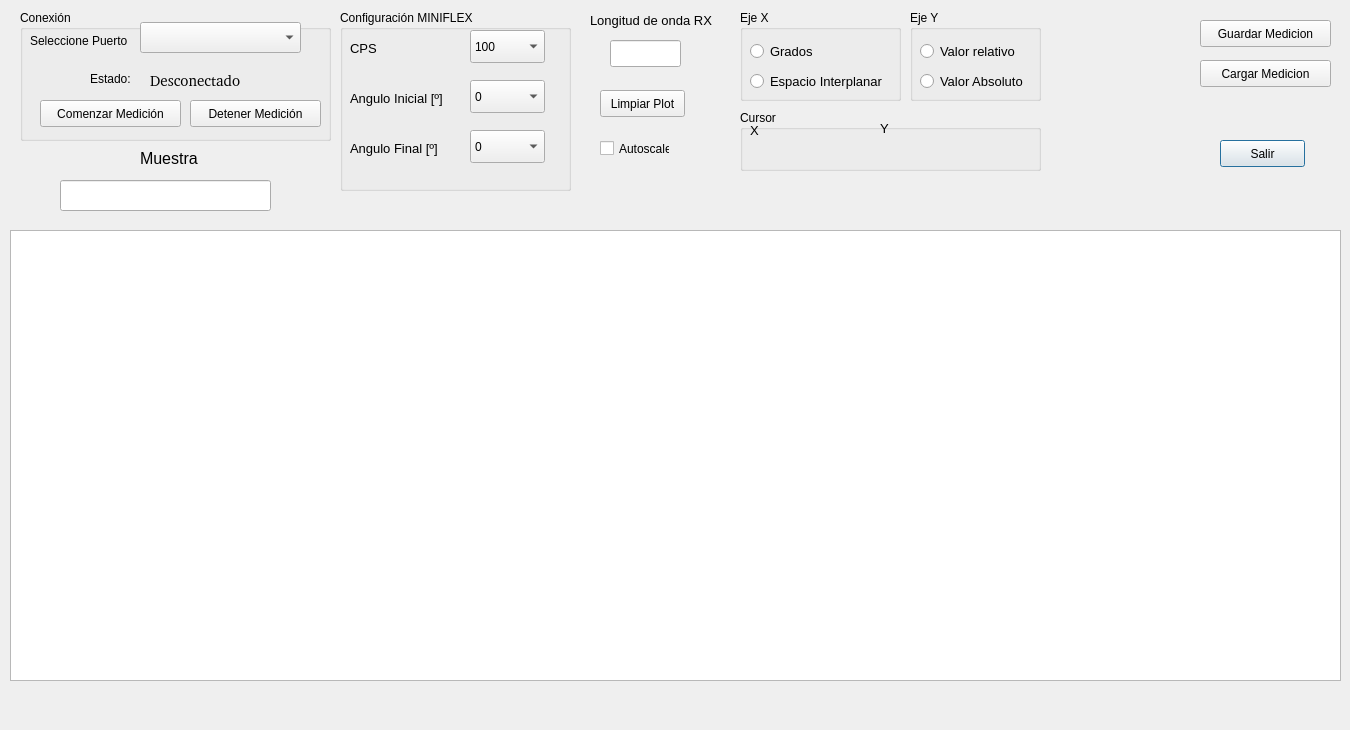
<?xml version="1.0" encoding="UTF-8"?>
<ui version="4.0">
 <class>dialog</class>
 <widget class="QDialog" name="dialog">
  <property name="geometry">
   <rect>
    <x>0</x>
    <y>0</y>
    <width>1350</width>
    <height>730</height>
   </rect>
  </property>
  <property name="sizePolicy">
   <sizepolicy hsizetype="Preferred" vsizetype="Preferred">
    <horstretch>0</horstretch>
    <verstretch>0</verstretch>
   </sizepolicy>
  </property>
  <property name="windowTitle">
   <string>Monitor - Plotter</string>
  </property>
  <widget class="QPushButton" name="btn_Salir">
   <property name="geometry">
    <rect>
     <x>1220</x>
     <y>140</y>
     <width>85</width>
     <height>27</height>
    </rect>
   </property>
   <property name="text">
    <string>Salir</string>
   </property>
  </widget>
  <widget class="QPushButton" name="btn_LimpiarPlot">
   <property name="geometry">
    <rect>
     <x>600</x>
     <y>90</y>
     <width>85</width>
     <height>27</height>
    </rect>
   </property>
   <property name="text">
    <string>Limpiar Plot</string>
   </property>
  </widget>
  <widget class="QPushButton" name="btn_CargarMedicion">
   <property name="geometry">
    <rect>
     <x>1200</x>
     <y>60</y>
     <width>131</width>
     <height>27</height>
    </rect>
   </property>
   <property name="text">
    <string>Cargar Medicion</string>
   </property>
  </widget>
  <widget class="QPushButton" name="btn_GuardarMedicion">
   <property name="geometry">
    <rect>
     <x>1200</x>
     <y>20</y>
     <width>131</width>
     <height>27</height>
    </rect>
   </property>
   <property name="text">
    <string>Guardar Medicion</string>
   </property>
  </widget>
  <widget class="QLineEdit" name="lnedit_lambda">
   <property name="geometry">
    <rect>
     <x>610</x>
     <y>40</y>
     <width>71</width>
     <height>27</height>
    </rect>
   </property>
   <property name="font">
    <font>
     <pointsize>10</pointsize>
    </font>
   </property>
  </widget>
  <widget class="QLabel" name="label_4">
   <property name="geometry">
    <rect>
     <x>590</x>
     <y>10</y>
     <width>131</width>
     <height>20</height>
    </rect>
   </property>
   <property name="font">
    <font>
     <pointsize>10</pointsize>
    </font>
   </property>
   <property name="text">
    <string>Longitud de onda RX</string>
   </property>
  </widget>
  <widget class="QGroupBox" name="groupBox">
   <property name="geometry">
    <rect>
     <x>740</x>
     <y>10</y>
     <width>161</width>
     <height>91</height>
    </rect>
   </property>
   <property name="title">
    <string>Eje X</string>
   </property>
   <widget class="QRadioButton" name="rbtn_Grados">
    <property name="geometry">
     <rect>
      <x>10</x>
      <y>30</y>
      <width>102</width>
      <height>22</height>
     </rect>
    </property>
    <property name="font">
     <font>
      <pointsize>10</pointsize>
     </font>
    </property>
    <property name="text">
     <string>Grados</string>
    </property>
   </widget>
   <widget class="QRadioButton" name="rbtn_Espacio">
    <property name="geometry">
     <rect>
      <x>10</x>
      <y>60</y>
      <width>161</width>
      <height>22</height>
     </rect>
    </property>
    <property name="font">
     <font>
      <pointsize>10</pointsize>
     </font>
    </property>
    <property name="text">
     <string>Espacio Interplanar</string>
    </property>
   </widget>
  </widget>
  <widget class="QGroupBox" name="groupBox_2">
   <property name="geometry">
    <rect>
     <x>910</x>
     <y>10</y>
     <width>131</width>
     <height>91</height>
    </rect>
   </property>
   <property name="title">
    <string>Eje Y</string>
   </property>
   <widget class="QRadioButton" name="rbtn_Relativo">
    <property name="geometry">
     <rect>
      <x>10</x>
      <y>30</y>
      <width>111</width>
      <height>22</height>
     </rect>
    </property>
    <property name="font">
     <font>
      <pointsize>10</pointsize>
     </font>
    </property>
    <property name="text">
     <string>Valor relativo</string>
    </property>
   </widget>
   <widget class="QRadioButton" name="rbtn_Absoluto">
    <property name="geometry">
     <rect>
      <x>10</x>
      <y>60</y>
      <width>121</width>
      <height>22</height>
     </rect>
    </property>
    <property name="font">
     <font>
      <pointsize>10</pointsize>
     </font>
    </property>
    <property name="text">
     <string>Valor Absoluto</string>
    </property>
   </widget>
  </widget>
  <widget class="QWidget" name="verticalLayoutWidget">
   <property name="geometry">
    <rect>
     <x>10</x>
     <y>230</y>
     <width>1331</width>
     <height>451</height>
    </rect>
   </property>
   <layout class="QVBoxLayout" name="verticalLayout">
    <property name="sizeConstraint">
     <enum>QLayout::SetNoConstraint</enum>
    </property>
    <item>
     <widget class="PlotWidget" name="VentanaPlot">
      <property name="sizePolicy">
       <sizepolicy hsizetype="Expanding" vsizetype="Expanding">
        <horstretch>0</horstretch>
        <verstretch>0</verstretch>
       </sizepolicy>
      </property>
     </widget>
    </item>
   </layout>
  </widget>
  <widget class="QGroupBox" name="groupBox_3">
   <property name="geometry">
    <rect>
     <x>740</x>
     <y>110</y>
     <width>301</width>
     <height>61</height>
    </rect>
   </property>
   <property name="title">
    <string>Cursor</string>
   </property>
   <widget class="QLabel" name="label_5">
    <property name="geometry">
     <rect>
      <x>10</x>
      <y>10</y>
      <width>16</width>
      <height>21</height>
     </rect>
    </property>
    <property name="font">
     <font>
      <pointsize>10</pointsize>
     </font>
    </property>
    <property name="text">
     <string>X</string>
    </property>
   </widget>
   <widget class="QLabel" name="lbl_valX">
    <property name="geometry">
     <rect>
      <x>20</x>
      <y>30</y>
      <width>111</width>
      <height>16</height>
     </rect>
    </property>
    <property name="font">
     <font>
      <pointsize>11</pointsize>
     </font>
    </property>
    <property name="text">
     <string/>
    </property>
   </widget>
   <widget class="QLabel" name="label_6">
    <property name="geometry">
     <rect>
      <x>140</x>
      <y>10</y>
      <width>16</width>
      <height>16</height>
     </rect>
    </property>
    <property name="font">
     <font>
      <pointsize>10</pointsize>
     </font>
    </property>
    <property name="text">
     <string>Y</string>
    </property>
   </widget>
   <widget class="QLabel" name="lbl_valY">
    <property name="geometry">
     <rect>
      <x>180</x>
      <y>30</y>
      <width>111</width>
      <height>20</height>
     </rect>
    </property>
    <property name="font">
     <font>
      <pointsize>12</pointsize>
     </font>
    </property>
    <property name="text">
     <string/>
    </property>
   </widget>
  </widget>
  <widget class="QCheckBox" name="chk_Autoscale">
   <property name="enabled">
    <bool>true</bool>
   </property>
   <property name="geometry">
    <rect>
     <x>600</x>
     <y>140</y>
     <width>70</width>
     <height>17</height>
    </rect>
   </property>
   <property name="text">
    <string>Autoscale</string>
   </property>
   <property name="tristate">
    <bool>false</bool>
   </property>
  </widget>
  <widget class="QLineEdit" name="lnedit_Muestra">
   <property name="geometry">
    <rect>
     <x>60</x>
     <y>180</y>
     <width>211</width>
     <height>31</height>
    </rect>
   </property>
   <property name="font">
    <font>
     <pointsize>12</pointsize>
    </font>
   </property>
  </widget>
  <widget class="QLabel" name="label_7">
   <property name="geometry">
    <rect>
     <x>140</x>
     <y>150</y>
     <width>61</width>
     <height>16</height>
    </rect>
   </property>
   <property name="font">
    <font>
     <pointsize>12</pointsize>
    </font>
   </property>
   <property name="text">
    <string>Muestra</string>
   </property>
  </widget>
  <widget class="QGroupBox" name="groupBox_4">
   <property name="geometry">
    <rect>
     <x>340</x>
     <y>10</y>
     <width>231</width>
     <height>181</height>
    </rect>
   </property>
   <property name="title">
    <string>Configuración MINIFLEX</string>
   </property>
   <widget class="QLabel" name="label_8">
    <property name="geometry">
     <rect>
      <x>10</x>
      <y>30</y>
      <width>51</width>
      <height>16</height>
     </rect>
    </property>
    <property name="font">
     <font>
      <pointsize>10</pointsize>
     </font>
    </property>
    <property name="text">
     <string>CPS</string>
    </property>
   </widget>
   <widget class="QComboBox" name="cmb_AnguloInicial">
    <property name="geometry">
     <rect>
      <x>130</x>
      <y>70</y>
      <width>75</width>
      <height>33</height>
     </rect>
    </property>
    <item>
     <property name="text">
      <string>0</string>
     </property>
    </item>
    <item>
     <property name="text">
      <string>10</string>
     </property>
    </item>
    <item>
     <property name="text">
      <string>20</string>
     </property>
    </item>
    <item>
     <property name="text">
      <string>30</string>
     </property>
    </item>
    <item>
     <property name="text">
      <string>40</string>
     </property>
    </item>
    <item>
     <property name="text">
      <string>50</string>
     </property>
    </item>
    <item>
     <property name="text">
      <string>60</string>
     </property>
    </item>
    <item>
     <property name="text">
      <string>70</string>
     </property>
    </item>
    <item>
     <property name="text">
      <string>80</string>
     </property>
    </item>
    <item>
     <property name="text">
      <string>90</string>
     </property>
    </item>
    <item>
     <property name="text">
      <string>100</string>
     </property>
    </item>
    <item>
     <property name="text">
      <string>110</string>
     </property>
    </item>
    <item>
     <property name="text">
      <string>120</string>
     </property>
    </item>
    <item>
     <property name="text">
      <string>130</string>
     </property>
    </item>
    <item>
     <property name="text">
      <string>140</string>
     </property>
    </item>
    <item>
     <property name="text">
      <string>150</string>
     </property>
    </item>
   </widget>
   <widget class="QLabel" name="label_2">
    <property name="geometry">
     <rect>
      <x>10</x>
      <y>80</y>
      <width>111</width>
      <height>17</height>
     </rect>
    </property>
    <property name="font">
     <font>
      <pointsize>10</pointsize>
     </font>
    </property>
    <property name="text">
     <string>Angulo Inicial [º]</string>
    </property>
   </widget>
   <widget class="QLabel" name="label_3">
    <property name="geometry">
     <rect>
      <x>10</x>
      <y>130</y>
      <width>111</width>
      <height>17</height>
     </rect>
    </property>
    <property name="font">
     <font>
      <pointsize>10</pointsize>
     </font>
    </property>
    <property name="text">
     <string>Angulo Final [º]</string>
    </property>
   </widget>
   <widget class="QComboBox" name="cmb_AnguloFinal">
    <property name="geometry">
     <rect>
      <x>130</x>
      <y>120</y>
      <width>75</width>
      <height>33</height>
     </rect>
    </property>
    <item>
     <property name="text">
      <string>0</string>
     </property>
    </item>
    <item>
     <property name="text">
      <string>5</string>
     </property>
    </item>
    <item>
     <property name="text">
      <string>10</string>
     </property>
    </item>
    <item>
     <property name="text">
      <string>20</string>
     </property>
    </item>
    <item>
     <property name="text">
      <string>30</string>
     </property>
    </item>
    <item>
     <property name="text">
      <string>40</string>
     </property>
    </item>
    <item>
     <property name="text">
      <string>50</string>
     </property>
    </item>
    <item>
     <property name="text">
      <string>60</string>
     </property>
    </item>
    <item>
     <property name="text">
      <string>70</string>
     </property>
    </item>
    <item>
     <property name="text">
      <string>80</string>
     </property>
    </item>
    <item>
     <property name="text">
      <string>90</string>
     </property>
    </item>
    <item>
     <property name="text">
      <string>100</string>
     </property>
    </item>
    <item>
     <property name="text">
      <string>110</string>
     </property>
    </item>
    <item>
     <property name="text">
      <string>120</string>
     </property>
    </item>
    <item>
     <property name="text">
      <string>130</string>
     </property>
    </item>
    <item>
     <property name="text">
      <string>140</string>
     </property>
    </item>
    <item>
     <property name="text">
      <string>150</string>
     </property>
    </item>
   </widget>
   <widget class="QComboBox" name="cmb_CPS">
    <property name="geometry">
     <rect>
      <x>130</x>
      <y>20</y>
      <width>75</width>
      <height>33</height>
     </rect>
    </property>
    <item>
     <property name="text">
      <string>100</string>
     </property>
    </item>
    <item>
     <property name="text">
      <string>200</string>
     </property>
    </item>
    <item>
     <property name="text">
      <string>500</string>
     </property>
    </item>
    <item>
     <property name="text">
      <string>1000</string>
     </property>
    </item>
    <item>
     <property name="text">
      <string>2000</string>
     </property>
    </item>
    <item>
     <property name="text">
      <string>4000</string>
     </property>
    </item>
    <item>
     <property name="text">
      <string>8000</string>
     </property>
    </item>
   </widget>
  </widget>
  <widget class="QGroupBox" name="groupBox_5">
   <property name="geometry">
    <rect>
     <x>20</x>
     <y>10</y>
     <width>311</width>
     <height>131</height>
    </rect>
   </property>
   <property name="title">
    <string>Conexión</string>
   </property>
   <widget class="QComboBox" name="combo_puertos">
    <property name="geometry">
     <rect>
      <x>120</x>
      <y>12</y>
      <width>161</width>
      <height>31</height>
     </rect>
    </property>
   </widget>
   <widget class="QLabel" name="Lbl_puerto">
    <property name="geometry">
     <rect>
      <x>10</x>
      <y>20</y>
      <width>121</width>
      <height>21</height>
     </rect>
    </property>
    <property name="text">
     <string>Seleccione Puerto</string>
    </property>
   </widget>
   <widget class="QLabel" name="label">
    <property name="geometry">
     <rect>
      <x>70</x>
      <y>60</y>
      <width>56</width>
      <height>17</height>
     </rect>
    </property>
    <property name="text">
     <string>Estado:</string>
    </property>
   </widget>
   <widget class="QLabel" name="lbl_estado">
    <property name="geometry">
     <rect>
      <x>130</x>
      <y>60</y>
      <width>131</width>
      <height>21</height>
     </rect>
    </property>
    <property name="font">
     <font>
      <family>Noto Sans [unknown]</family>
      <pointsize>11</pointsize>
     </font>
    </property>
    <property name="text">
     <string>Desconectado</string>
    </property>
   </widget>
   <widget class="QPushButton" name="btn_Abrir_conexion">
    <property name="geometry">
     <rect>
      <x>20</x>
      <y>90</y>
      <width>141</width>
      <height>27</height>
     </rect>
    </property>
    <property name="text">
     <string>Comenzar Medición</string>
    </property>
   </widget>
   <widget class="QPushButton" name="btn_cerrar_conexion">
    <property name="geometry">
     <rect>
      <x>170</x>
      <y>90</y>
      <width>131</width>
      <height>27</height>
     </rect>
    </property>
    <property name="text">
     <string>Detener Medición</string>
    </property>
   </widget>
  </widget>
 </widget>
 <customwidgets>
  <customwidget>
   <class>PlotWidget</class>
   <extends>QGraphicsView</extends>
   <header>pyqtgraph</header>
  </customwidget>
 </customwidgets>
 <resources/>
 <connections/>
</ui>
